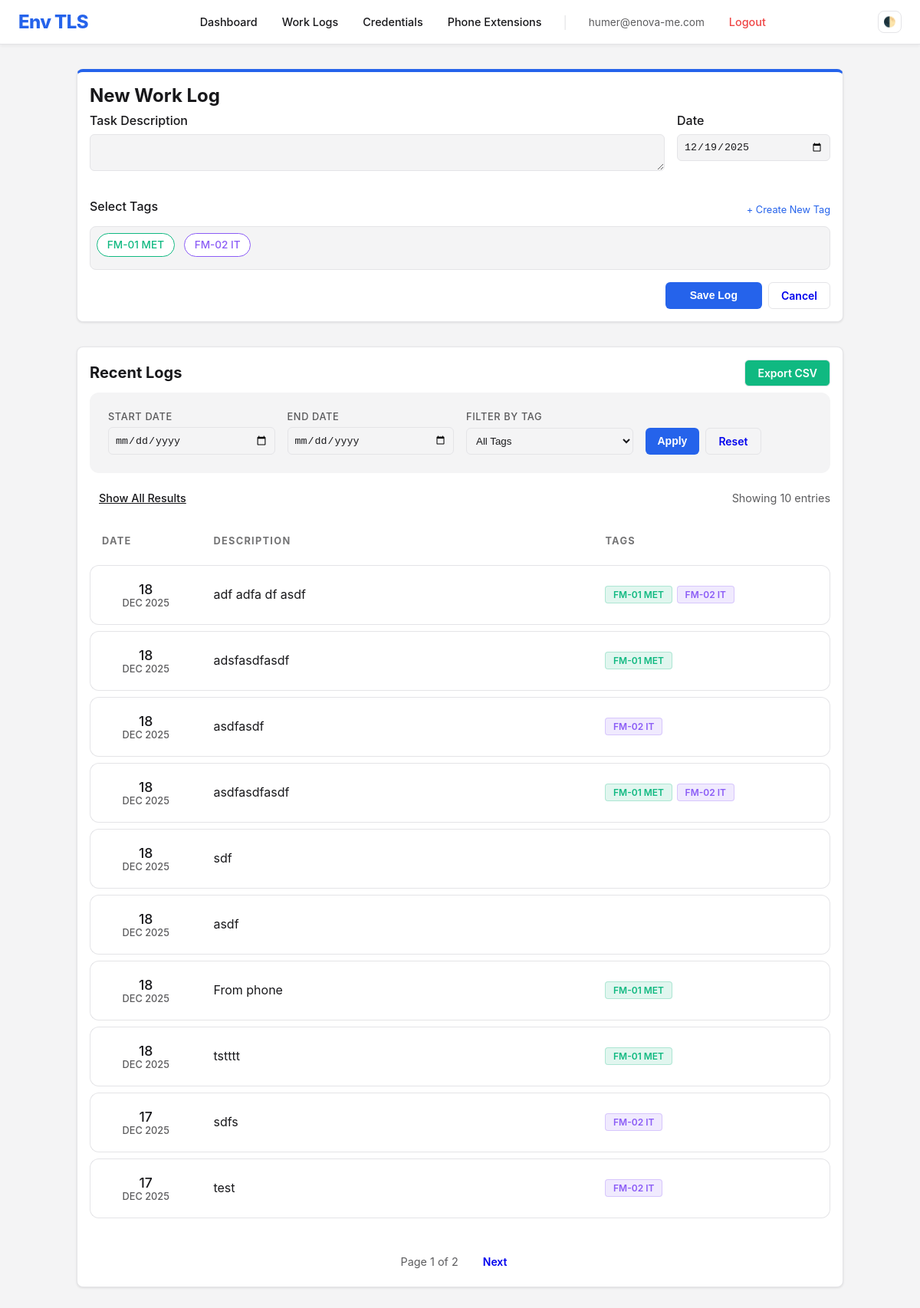
The app's page /work-logs/ (signed in) with its own data.
### work_log/models.py (models this page shows, shortened)
class Tag(models.Model):
    COLOR_CHOICES = [
        ('#3b82f6', 'Blue'),
        ('#10b981', 'Green'),
        ('#f59e0b', 'Amber'),
        ('#ef4444', 'Red'),
        ('#8b5cf6', 'Purple'),
        ('#ec4899', 'Pink'),
        ('#6b7280', 'Gray'),
        ('#14b8a6', 'Teal'),
    ]
    name = models.CharField(max_length=50, unique=True)
    color = models.CharField(max_length=7, choices=COLOR_CHOICES, default='#3b82f6')

class WorkLog(models.Model):
    user = models.ForeignKey(User, on_delete=models.CASCADE)
    date = models.DateField(default=datetime.date.today)
    task_description = models.TextField()
    tags = models.ManyToManyField(Tag, blank=True)
    created_at = models.DateTimeField(auto_now_add=True)

### work_log/views.py (the view, shortened to what this page needs)
# urls.py: path('', WorkLogListView.as_view(), name='worklog_list'),
class WorkLogListView(LoginRequiredMixin, ListView):
    model = WorkLog
    template_name = 'work_log/worklog_list.html'
    context_object_name = 'worklogs'
    paginate_by = 10
    def get_paginate_by(self, queryset):
        if self.request.GET.get('show_all'):
            return None
        return self.paginate_by
    def get_queryset(self):
        queryset = WorkLog.objects.filter(user=self.request.user).order_by('-date', '-created_at').distinct()
        start_date = self.request.GET.get('start_date')
        end_date = self.request.GET.get('end_date')
        tag_id = self.request.GET.get('tag')
        if start_date:
            queryset = queryset.filter(date__gte=start_date)
        if end_date:
            queryset = queryset.filter(date__lte=end_date)
        if tag_id and tag_id.strip():
            queryset = queryset.filter(tags=tag_id)
        return queryset.distinct()
    def get_context_data(self, **kwargs):
        context = super().get_context_data(**kwargs)
        context['tags'] = Tag.objects.all()
        if 'form' not in context:
            context['form'] = WorkLogForm()
        return context

### work_log/forms.py
class WorkLogForm(forms.ModelForm):
    date = forms.DateField(
        widget=forms.DateInput(attrs={'type': 'date', 'class': 'form-control'}),
        initial=datetime.date.today
    )
    task_description = forms.CharField(
        widget=forms.Textarea(attrs={'class': 'form-control', 'rows': 2, 'autofocus': 'autofocus'}),
        label="Task Description"
    )
    tags = forms.ModelMultipleChoiceField(
        queryset=Tag.objects.all(),
        widget=forms.CheckboxSelectMultiple(),
        required=False
    )
    class Meta:
        model = WorkLog
        fields = ['date', 'task_description', 'tags']

### work_log/templates/work_log/worklog_list.html (shortened to what this page needs)
{% extends 'base.html' %}
{% block content %}
<div style="max-width: 1000px; margin: 0 auto;">
    <div class="card" style="margin-bottom: 2rem; border-top: 4px solid var(--primary-color);">
        <div class="card-header" style="background: transparent;">
            <h2 style="margin: 0; font-size: 1.5rem;">New Work Log</h2>
        </div>
        <div class="card-body">
            <form method="post" action="{% url 'worklog_list' %}">
                <div class="new-log-grid" style="display: grid; grid-template-columns: 1fr 200px; gap: 1rem; margin-bottom: 1rem;">
                    <div class="form-group">
                        <label>Task Description</label>
                        {{ form.task_description }}
                    </div>
                    <div class="form-group">
                        <label>Date</label>
                        {{ form.date }}
                    </div>
                </div>
                <div class="form-group">
                    <div style="display: flex; justify-content: space-between; align-items: center; margin-bottom: 0.5rem;">
                        <label>Select Tags</label>
                        <a href="{% url 'tag_new' %}" style="font-size: 0.8rem; text-decoration: none; color: var(--primary-color);">+ Create New Tag</a>
                    </div>
                    <div class="tags-checkbox-container">
                        {% for tag in tags %}
                            <label class="tag-checkbox-label">
                                <span class="tag-chip" style="--tag-color: {{ tag.color|default:'#6b7280' }}">
                                    {{ tag.name }}
                                </span>
                            </label>
                        {% endfor %}
                    </div>
                </div>
                <div class="card-actions" style="justify-content: flex-end; margin-top: 1rem;">
                    <button type="submit" class="btn btn-primary" style="padding: 0.6rem 2rem;">Save Log</button>
                    <a href="{% url 'worklog_list' %}" class="btn" style="border: 1px solid var(--border-color);">Cancel</a>
                </div>
            </form>
        </div>
    </div>
    <div class="card">
        <div class="card-header">
            <h2 style="margin: 0; font-size: 1.25rem;">Recent Logs</h2>
            <div style="display: flex; gap: 0.5rem;">
                <a href="{% url 'worklog_export' %}?{{ request.GET.urlencode }}" class="btn"
                    style="border: 1px solid var(--border-color); background-color: #10b981; color: white;">Export CSV</a>
            </div>
        </div>
        <div class="card-body">
            <form method="get" class="filters-form">
                <div class="filter-item">
                    <label>Start Date</label>
                    <input type="date" name="start_date" value="{{ request.GET.start_date }}">
                </div>
                <div class="filter-item">
                    <label>End Date</label>
                    <input type="date" name="end_date" value="{{ request.GET.end_date }}">
                </div>
                <div class="filter-item">
                    <label>Filter by Tag</label>
                    <select name="tag">
                        <option value="">All Tags</option>
                    </select>
                </div>
                <div class="filter-actions">
                    <button type="submit" class="btn btn-primary">Apply</button>
                    <a href="{% url 'worklog_list' %}" class="btn" style="border: 1px solid var(--border-color);">Reset</a>
                </div>
            </form>
            <div style="display: flex; justify-content: space-between; margin: 1rem 0; font-size: 0.9rem;">
                <div>
                    {% if is_paginated %}
                        <a href="?{{ request.GET.urlencode }}&show_all=true" class="nav-link" style="margin:0; text-decoration: underline;">Show All Results</a>
                    {% elif request.GET.show_all %}
                        <a href="?{% for key, value in request.GET.items %}{% if key != 'show_all' %}{{ key }}={{ value }}&{% endif %}{% endfor %}" class="nav-link" style="margin:0; text-decoration: underline;">Show Paged</a>
                    {% endif %}
                </div>
                <div style="opacity: 0.7;">Showing {{ worklogs|length }} entries</div>
            </div>
            <div class="table-responsive">
                <table class="modern-table">
                    <thead>
                        <tr>
                            <th>Date</th>
                            <th>Description</th>
                            <th>Tags</th>
                        </tr>
                    </thead>
                    <tbody>
                        {% for log in worklogs %}
                        <tr>
                            <td style="white-space: nowrap; font-weight: 500;">
                                <div style="font-size: 1.1rem;">{{ log.date|date:"d" }}</div>
                                <div style="font-size: 0.8rem; opacity: 0.7; text-transform: uppercase;">{{ log.date|date:"M Y" }}</div>
                            </td>
                            <td class="task-desc-cell">{{ log.task_description|linebreaksbr }}</td>
                            <td>
                                <div class="tag-container">
                                    {% for tag in log.tags.all %}
                                    <span class="tag-badge" style="background-color: {{ tag.color }}20; color: {{ tag.color }}; border: 1px solid {{ tag.color }}40;">
                                        {{ tag.name }}
                                    </span>
                                    {% endfor %}
                                </div>
                            </td>
                        </tr>
                        {% endfor %}
                    </tbody>
                </table>
            </div>
            {% if is_paginated %}
            <div class="pagination">
                <span class="page-info">Page {{ page_obj.number }} of {{ page_obj.paginator.num_pages }}</span>
                {% if page_obj.has_next %}
                <a href="?page={{ page_obj.next_page_number }}{% for key, value in request.GET.items %}{% if key != 'page' %}&{{ key }}={{ value }}{% endif %}{% endfor %}"
                    class="btn">Next</a>
                {% endif %}
            </div>
            {% endif %}
        </div>
    </div>
</div>
{% endblock %}

### templates/base.html (shortened to what this page needs)
<!DOCTYPE html>
<html lang="en">
  <head>
  </head>
  <body>
    <nav class="navbar">
      <a href="{% url 'dashboard' %}" class="navbar-brand">Env TLS</a>
      <div class="nav-menu" id="navMenu">
        {% if user.is_authenticated %}
        <a href="{% url 'dashboard' %}" class="nav-link">Dashboard</a>
        <a href="{% url 'worklog_list' %}" class="nav-link">Work Logs</a>
        <a href="{% url 'credential_list' %}" class="nav-link">Credentials</a>
        <a href="{% url 'phone_extension_list' %}" class="nav-link"
          >Phone Extensions</a
        >
        <span
          class="nav-divider"
          style="margin: 0 0.5rem; color: var(--border-color)"
          >|</span
        >
        <span style="font-size: 0.85rem; opacity: 0.7; padding: 0.5rem 0.75rem"
          >{{ user.username }}</span
        >
        <a
          href="{% url 'logout' %}"
          class="nav-link"
          style="color: var(--danger-color)"
          >Logout</a
        >
        {% else %}
        <a href="{% url 'login' %}" class="nav-link">Login</a>
        {% endif %}
      </div>
      <div style="display: flex; align-items: center; gap: 0.75rem">
        <button
          class="theme-toggle"
          onclick="toggleTheme()"
          title="Toggle Dark Mode"
        >
          🌓
        </button>
      </div>
    </nav>
    <div class="container">{% block content %} {% endblock %}</div>
  </body>
</html>

### templates/base.html (style rules this page uses)
:root { --bg-color: #f4f4f5; --text-color: #18181b; --card-bg: #ffffff; --border-color: #e4e4e7; --primary-color: #2563eb; --primary-hover: #1d4ed8; --danger-color: #ef4444; }
body { font-family: -apple-system, BlinkMacSystemFont, "Segoe UI", Roboto, "Helvetica Neue", Arial, sans-serif; background-color: var(--bg-color); color: var(--text-color); margin: 0; padding: 0; transition: background-color 0.3s, color 0.3s; }
.navbar { background-color: var(--card-bg); border-bottom: 1px solid var(--border-color); padding: 0.75rem 1.5rem; display: flex; justify-content: space-between; align-items: center; position: sticky; top: 0; z-index: 1000; box-shadow: 0 2px 4px rgba(0, 0, 0, 0.05); }
.navbar-brand { font-size: 1.5rem; font-weight: 800; text-decoration: none; color: var(--primary-color); letter-spacing: -0.025em; }
.nav-menu { display: flex; align-items: center; gap: 0.5rem; }
.nav-link { text-decoration: none; color: var(--text-color); padding: 0.5rem 0.75rem; font-weight: 500; border-radius: 0.5rem; transition: all 0.2s; font-size: 0.9rem; }
.container { max-width: 1200px; margin: 2rem auto; padding: 0 1rem; }
.btn { display: inline-block; padding: 0.5rem 1rem; border-radius: 0.375rem; text-decoration: none; cursor: pointer; border: none; font-size: 0.875rem; font-weight: 600; transition: background-color 0.2s; }
.btn-primary { background-color: var(--primary-color); color: white; }
.theme-toggle { cursor: pointer; background: none; border: 1px solid var(--border-color); color: var(--text-color); padding: 0.4rem; border-radius: 0.5rem; display: flex; align-items: center; justify-content: center; transition: all 0.2s; }
.card { background-color: var(--card-bg); border: 1px solid var(--border-color); border-radius: 0.5rem; padding: 1rem; box-shadow: 0 1px 3px 0 rgba(0, 0, 0, 0.1); }
.card-header { font-weight: bold; margin-bottom: 0.5rem; font-size: 1.1rem; display: flex; justify-content: space-between; align-items: center; }
.card-actions { margin-top: 1rem; display: flex; gap: 0.5rem; }
.form-group { margin-bottom: 1rem; }
label { display: block; margin-bottom: 0.5rem; font-weight: 500; }
input, textarea, select { width: 100%; padding: 0.5rem; border-radius: 0.375rem; border: 1px solid var(--border-color); background-color: var(--bg-color); color: var(--text-color); box-sizing: border-box; }
table { width: 100%; border-collapse: collapse; }
th, td { text-align: left; padding: 0.75rem; border-bottom: 1px solid var(--border-color); }

### records on screen
Tag: name "FM-01 MET"
Tag: name "FM-02 IT"
WorkLog: date "18", date "DEC 2025", task_description "adf adfa df asdf"
WorkLog: date "18", date "DEC 2025", task_description "adsfasdfasdf"
WorkLog: date "18", date "DEC 2025", task_description "asdfasdf"
WorkLog: date "18", date "DEC 2025", task_description "asdfasdfasdf"
WorkLog: date "18", date "DEC 2025", task_description "sdf"
WorkLog: date "18", date "DEC 2025", task_description "asdf"
WorkLog: date "18", date "DEC 2025", task_description "From phone"
WorkLog: date "18", date "DEC 2025", task_description "tstttt"
WorkLog: date "17", date "DEC 2025", task_description "sdfs"
WorkLog: date "17", date "DEC 2025", task_description "test"

### other values on screen
{{ user.username }} "humer@enova-me.com"
{{ worklogs|length }} "10"
{{ page_obj.number }} "1"
{{ page_obj.paginator.num_pages }} "2"
